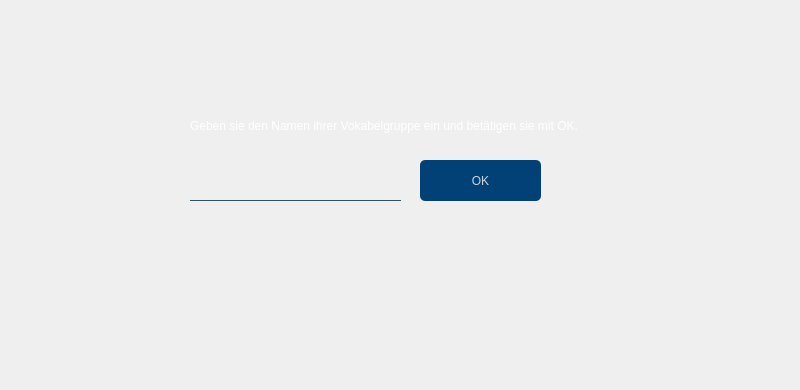
             <widget class="QWidget" name="group">
              <widget class="QWidget" name="grouper" native="true">
               <property name="geometry">
                <rect>
                 <x>0</x>
                 <y>0</y>
                 <width>791</width>
                 <height>381</height>
                </rect>
               </property>
               <widget class="QLabel" name="textGroup">
                <property name="geometry">
                 <rect>
                  <x>190</x>
                  <y>110</y>
                  <width>401</width>
                  <height>31</height>
                 </rect>
                </property>
                <property name="styleSheet">
                 <string notr="true">color: white;</string>
                </property>
                <property name="text">
                 <string>Geben sie den Namen ihrer Vokabelgruppe ein und betätigen sie mit OK.</string>
                </property>
               </widget>
               <widget class="QLineEdit" name="vocGroup">
                <property name="geometry">
                 <rect>
                  <x>190</x>
                  <y>160</y>
                  <width>211</width>
                  <height>41</height>
                 </rect>
                </property>
                <property name="styleSheet">
                 <string notr="true">background-color: rgba(0, 0, 0, 0);
border: 1px solid rgba(0, 0, 0, 0);
border-bottom-color: rgba(46, 82, 101, 255);
color: rgb(255, 255, 255);
padding-bottom: 7px</string>
                </property>
               </widget>
               <widget class="QPushButton" name="select1">
                <property name="geometry">
                 <rect>
                  <x>420</x>
                  <y>160</y>
                  <width>121</width>
                  <height>41</height>
                 </rect>
                </property>
                <property name="styleSheet">
                 <string notr="true">#select1{
	background-color: rgba(2, 65, 118, 255);
	color: rgba(255, 255, 255, 200);
	border-radius: 5px;
}

#select1:pressed{
	padding-left: 5px;
	padding-top: 5px;
	background-color: rgba(2, 65, 118, 100);
}

#select1:hover,
#select1:focus{
	background-color: rgba(2, 65, 118, 200);
}</string>
                </property>
                <property name="text">
                 <string>OK</string>
                </property>
               </widget>
              </widget>
             </widget>
